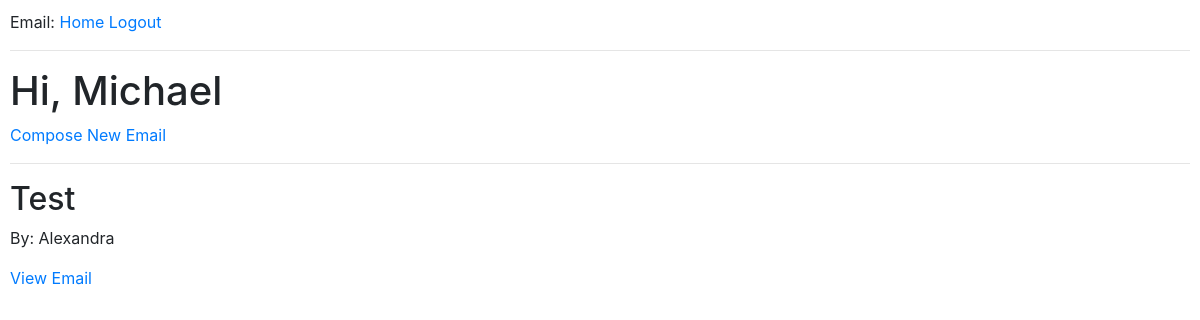
/ (signed in), run on an earlier commit of the app's database.
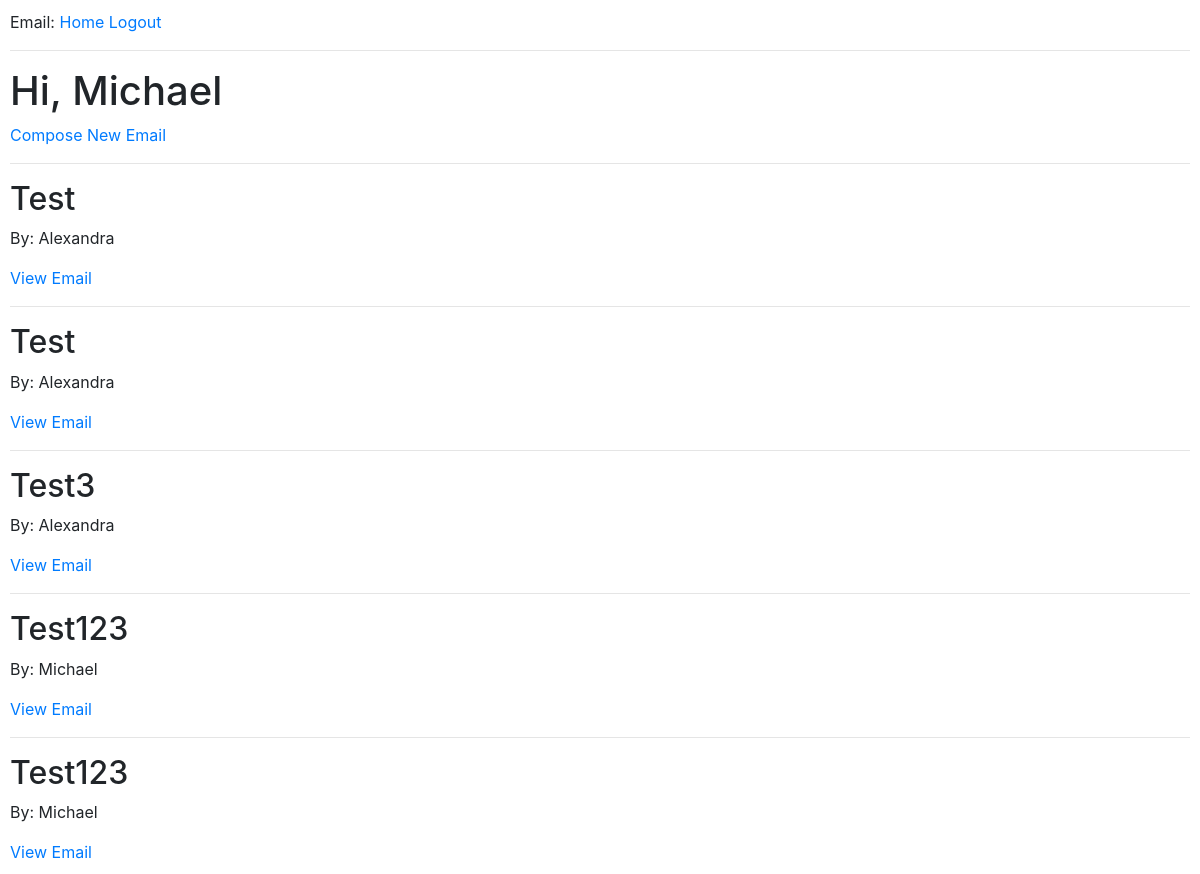
And on a later commit of the database.
### app/models.py (models this page shows, shortened)
class User(db.Model, UserMixin):
    __tablename__ = 'User'
    id = db.Column(db.Integer(), primary_key=True)
    email = db.Column(db.String(100), nullable=False, unique=True)
    password_hash = db.Column(db.String(100), nullable=False)

class Email(db.Model):
    __tablename__ = 'Email'
    id = db.Column(db.Integer(), primary_key=True)
    subject = db.Column(db.String(50), nullable=False)
    body = db.Column(db.Text(), nullable=False)
    to = db.Column(db.Integer(), nullable=False)
    fromid = db.Column(db.Integer(), nullable=False)
    fromemail = db.Column(db.String(50), nullable=False)

### app/routes.py (the view)
@app.route('/index')
@app.route('/')
@login_required
def index():
    email = current_user.email
    emails = Email.query.filter_by(to=current_user.email)
    return render_template('index.html', title='Home', emails=emails, email=email)

### app/models.py (called while the page is built)
@login.user_loader
def load_user(id):
    return User.query.get(int(id))

### app/templates/index.html
{% extends 'base.html' %}
{% block content %}
<h1>Hi, {{ email }}</h1>
<a href="/send">Compose New Email</a>
{% for email in emails %}
<hr>
    <div>
        <h2>{{ email.subject }}</h2>
        <p>By: {{ email.fromemail }}</p>
        <a href="/email/{{ email.id }}">View Email</a>
    </div>
{% endfor %}
{% endblock %}

### app/templates/base.html (shortened to what this page needs)
<!DOCTYPE html>
<html lang="en">
    <head>
        <link  rel="stylesheet"  href="https://maxcdn.bootstrapcdn.com/bootstrap/4.0.0/css/bootstrap.min.css">
    </head>
    <body>
        <div>Email:
            <a href='/index'>Home</a>
            {% if current_user.is_authenticated %}
                <a href='/logout'>Logout</a>
            {% else %}
                <a href='/login'>Login</a>
            {% endif %}
        </div>
        <hr>
        {% block content %}
        {% endblock %}
    </body>
</html>

### app/templates/base.html (style rules this page uses)
body { margin: 10px 10px 10px 10px; }

What changed in the data, as far as the page shows it:
added Email: subject "Test", fromemail "Alexandra"
added Email: subject "Test3", fromemail "Alexandra"
added Email: subject "Test123", fromemail "Michael"
added Email: subject "Test123", fromemail "Michael"
